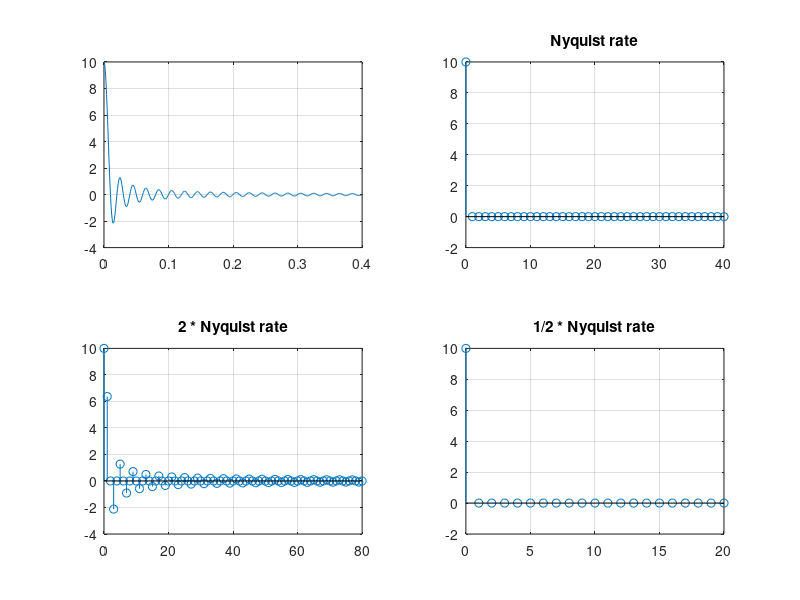

MATLAB code to generate this figure:
clear all
close all
t=0:.001:0.4;
x=10*sinc(100*t);
subplot(2,2,1)
plot(t,x);
grid on;

t2=0:1/100:0.4;
x2=10*sinc(100*t2);
subplot(2,2,2)
stem(0:length(x2)-1,x2);
title('Nyquist rate');
grid on;

t3=0:1/200:0.4;
x3=10*sinc(100*t3);
subplot(2,2,3)
stem(0:length(x3)-1,x3);
title('2 * Nyquist rate');
grid on;

t4=0:1/50:0.4;
x4=10*sinc(100*t4);
subplot(2,2,4)
stem(0:length(x4)-1,x4);
title('1/2 * Nyquist rate');
grid on;
